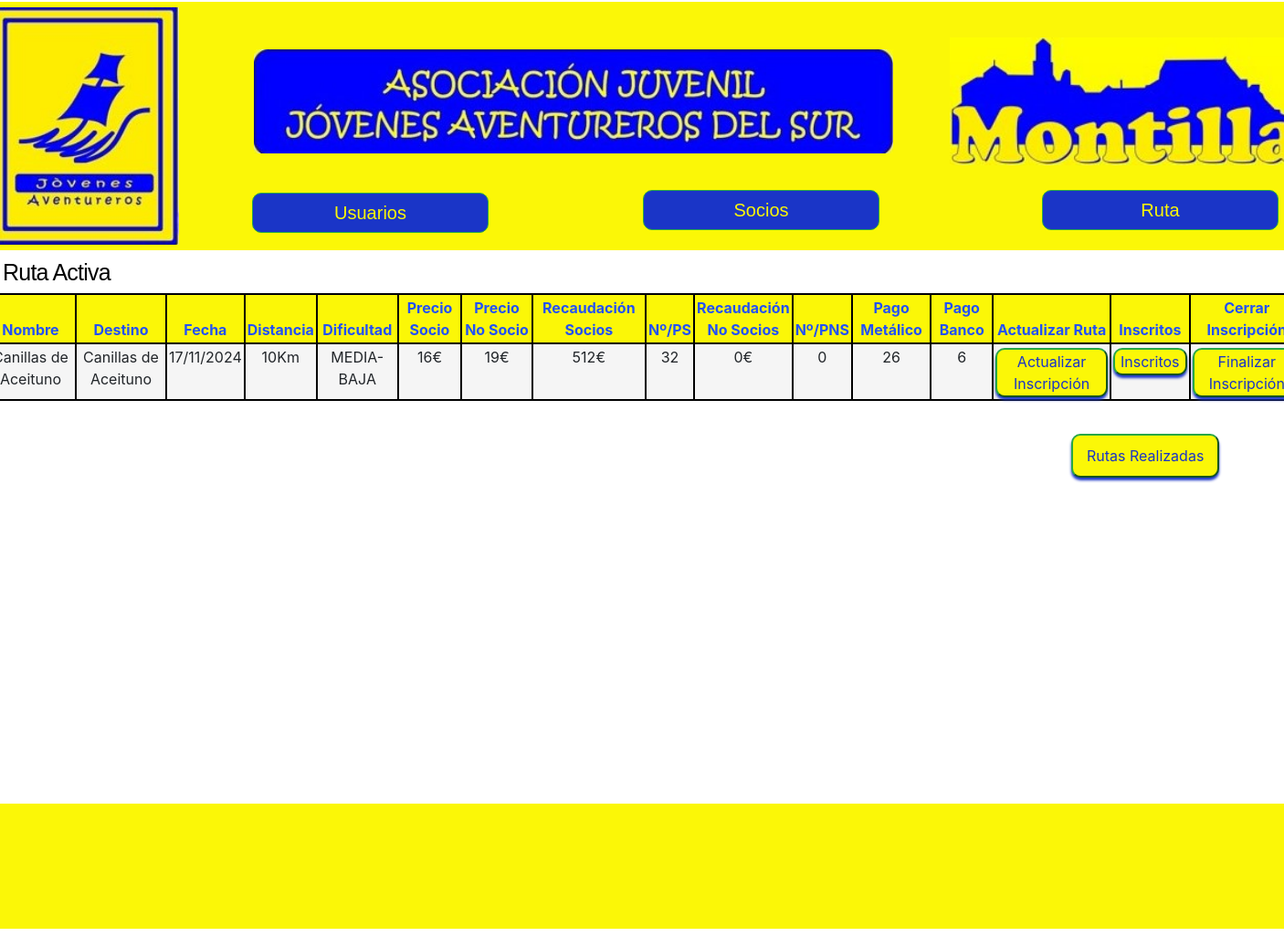
The page /socios/mostrarIncripciones/abiertas/ on the database as committed earlier.
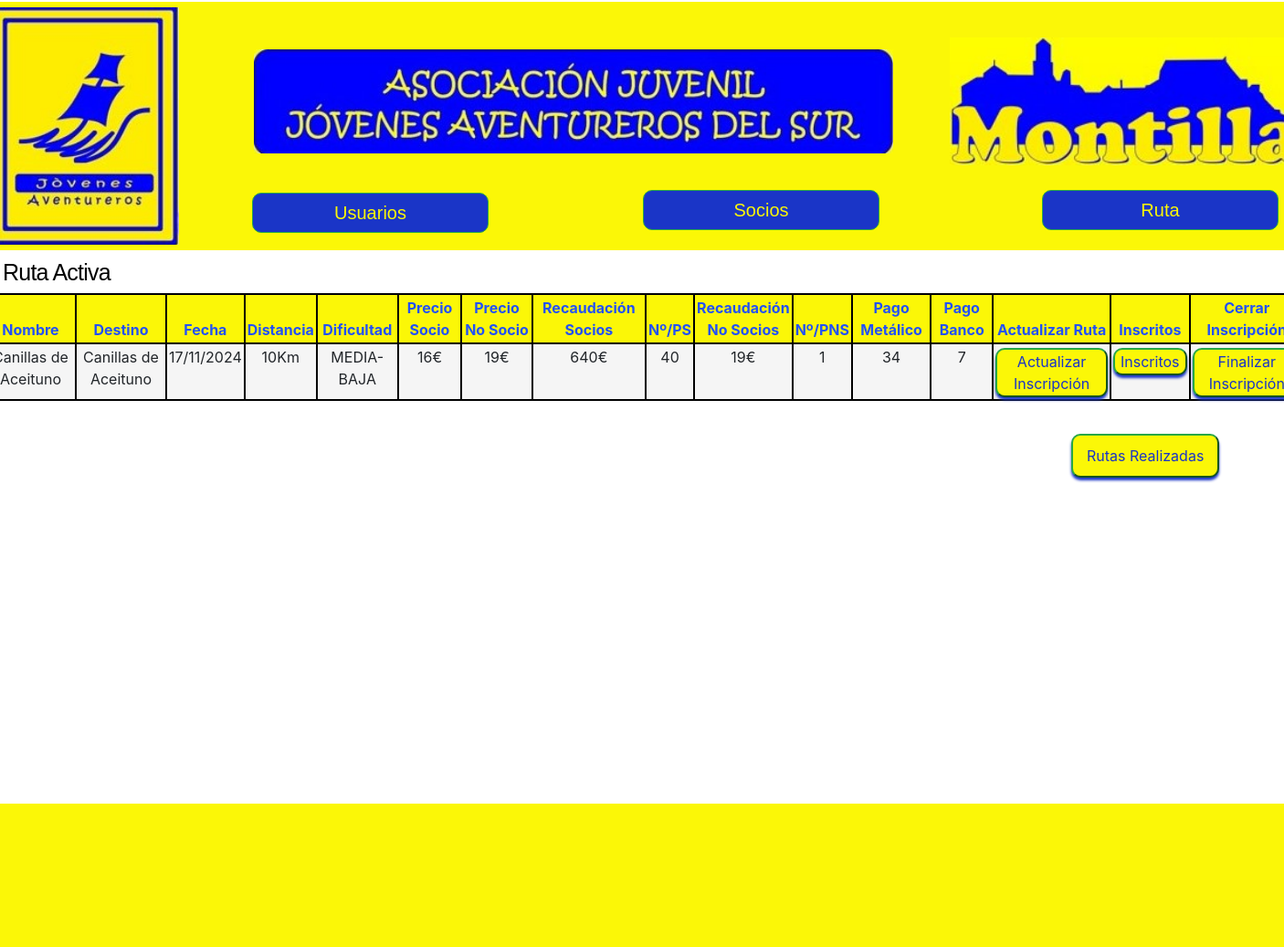
The same page on the database as committed later.
### Socios/models.py (models this page shows, shortened)
class Inscripciones(models.Model):
    id = models.AutoField(primary_key=True)
    nombre = models.CharField(max_length=30)
    destino = models.CharField(max_length=30, blank=False)
    fecha = models.CharField(max_length=16, blank=False)
    distancia = models.IntegerField(default=0)
    dificultad = models.CharField(max_length=20, choices=DIFICULTAD, default=BAJA)
    precio_socio = models.PositiveIntegerField()
    precio_no_socio = models.PositiveIntegerField()
    finalizada = models.BooleanField(default=False)
    recaudacion_socios = models.IntegerField(default=0)
    recaudacion_no_socios = models.IntegerField(default=0)
    pago_metalico = models.IntegerField(default=0)
    pago_banco = models.IntegerField(default=0)
    total_socios = models.IntegerField(default=0)
    total_no_socios = models.IntegerField(default=0)
    total_guias = models.IntegerField(default=0)

### Socios/views.py (the view)
# urls.py: path("mostrarIncripciones/abiertas/", listar_incripciones_abiertas, name="Incripciones Abiertas"),
def listar_incripciones_abiertas(request):
    inscripciones = Inscripciones.objects.filter(finalizada = False)
    if inscripciones:
        calcular_suma(request)
    total = inscripciones.count()
    page = request.GET.get('page', 1)  # Obtener el número de página de la solicitud GET
    try:
        paginator = Paginator(inscripciones, 12)  # 6 usuarios por página
        inscripciones = paginator.page(page)
    except PageNotAnInteger:
            raise Http404
    return render(request, 'socios/mostrarInscripcionAbierta.html', {"entity":inscripciones, "paginator":paginator, "total":total})

### Socios/templates/socios/mostrarInscripcionAbierta.html (shortened to what this page needs)
{% extends "jovenesAventureros/base.html" %}
{% load crispy_forms_tags %}
{% load static %}
{% block content %}
<div class="overlap-groupRegister">
  <p class="gestiones" style="font-size: 25px; margin-left: -660px; margin-top: -345px;">Ruta Activa</p>
  <div class="contenedorFormularioSocio">
    <table class ="table" style="margin-left: -70px; margin-top: 0px;">
        <thead>
          <tr>
            <th class="th">Nombre</th>
            <th class="th">Destino</th>
            <th class="th">Fecha</th>
            <th class="th">Distancia</th>
            <th class="th">Dificultad</th>
            <th class="th">Precio Socio</th>
            <th class="th">Precio No Socio</th>
            <th class="th">Recaudación Socios</th>
            <th class="th">Nº/PS</th>
            <th class="th">Recaudación <br>No Socios</th>
            <th class="th">Nº/PNS</th>
            <th class="th">Pago Metálico</th>
            <th class="th">Pago Banco</th>
            <th class="th">Actualizar Ruta</th>
            <th class="th">Inscritos</th>
            <th class="th">Cerrar Inscripción</th>
          </tr>
        </thead>
        <tbody>
          {% for ins in entity %}
            <tr>
              <td class="td">{{ ins.nombre }}</td>
              <td class="td">{{ ins.destino }}</td>
              <td class="td">{{ ins.fecha }}</td>
              <td class="td">{{ ins.distancia }}Km</td>
              <td class="td">{{ ins.dificultad }}</td>
              <td class="td">{{ ins.precio_socio }}€</td>
              <td class="td">{{ ins.precio_no_socio }}€</td>
              <td class="td">{{ ins.recaudacion_socios }}€</td>
              <td class="td">{{ ins.total_socios}}</td>
              <td class="td">{{ ins.recaudacion_no_socios }}€</td>
              <td class="td">{{ ins.total_no_socios }}</td>
              <td class="td">{{ ins.pago_metalico }}</td>
              <td class="td">{{ ins.pago_banco }}</td>
              <td class="td">
              <button type="submit" class="btn2 btn-success" style="margin-top: 2px; background-color: #FBF707; border-radius: 10px; color: rgba(26, 53, 199, 1);"><a href="{% url 'Actualizar Inscripcion' ins.id %}" style="color: rgba(26, 53, 199, 1);">Actualizar Inscripción</a></button>
              </td>
              <td class="td">
                <button type="submit" class="btn2 btn-success" style="margin-top: 2px; background-color: #FBF707; border-radius: 10px; color: rgba(26, 53, 199, 1);"><a href="{% url 'Usuarios Inscritos' ins.id %}" style="color: rgba(26, 53, 199, 1);">Inscritos</a></button>
            </td>
              <td class="td">
                <button type="submit" class="btn2 btn-success" style="margin-top: 2px; background-color: #FBF707; border-radius: 10px; color: rgba(26, 53, 199, 1);"><a href="{% url 'Cerrar Inscripcion' %}" style="color: rgba(26, 53, 199, 1);">Finalizar Inscripción</a></button>
              </td>
            </tr>
          {% endfor %}
        </tbody>
      </table>
      {% if total == 0 %}
      <button type="submit" class="btn2 btn-success" style="margin-top: 20px; margin-bottom: 20px;background-color: #FBF707; border-radius: 10px; color: rgba(26, 53, 199, 1); margin-left:1040px;padding: 10px 15px;"><a href="{% url 'Crear Inscripcion' %}" style="color: rgba(26, 53, 199, 1);">Activar Ruta</a></button><button type="submit" class="btn2 btn-success" style="margin-top: 20px; margin-bottom: 20px;background-color: #FBF707; border-radius: 10px; color: rgba(26, 53, 199, 1); margin-left:1040px;padding: 10px 15px;"><a href="{% url 'Incripciones Cerradas' %}" style="color: rgba(26, 53, 199, 1);">Rutas Realizadas</a></button>
      {% else %}
      <button type="submit" class="btn2 btn-success" style="margin-top: 20px; margin-bottom: 20px;background-color: #FBF707; border-radius: 10px; color: rgba(26, 53, 199, 1); margin-left:1120px;padding: 10px 15px;"><a href="{% url 'Incripciones Cerradas' %}" style="color: rgba(26, 53, 199, 1);">Rutas Realizadas</a></button>
      {% endif %}
  </div>
  </div>
  <div class="boCc">
</div>
{% endblock %}

Rows that differ between the two databases and show on the page:
changed Inscripciones "Canillas de Aceituno": recaudacion_socios "512" → "640"; total_socios "32" → "40"; recaudacion_no_socios "0" → "19"; total_no_socios "0" → "1"; pago_metalico "26" → "34"; pago_banco "6" → "7"
